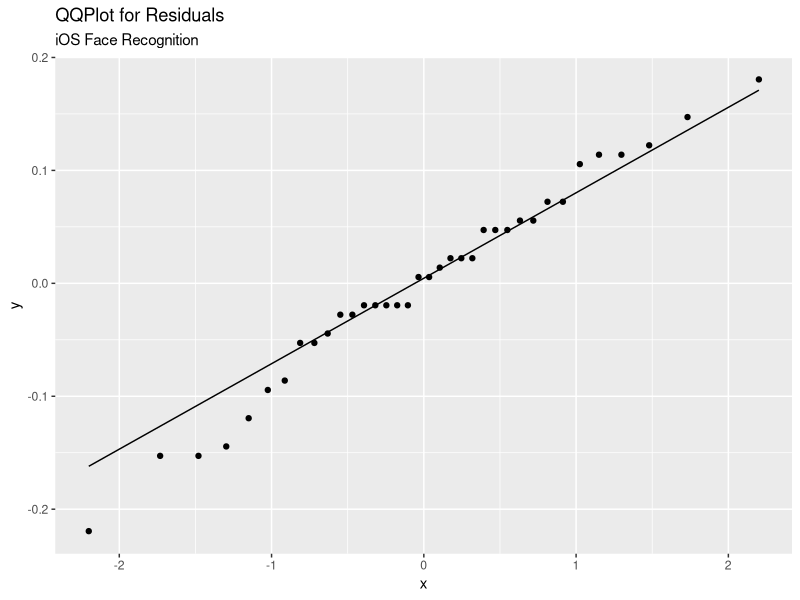
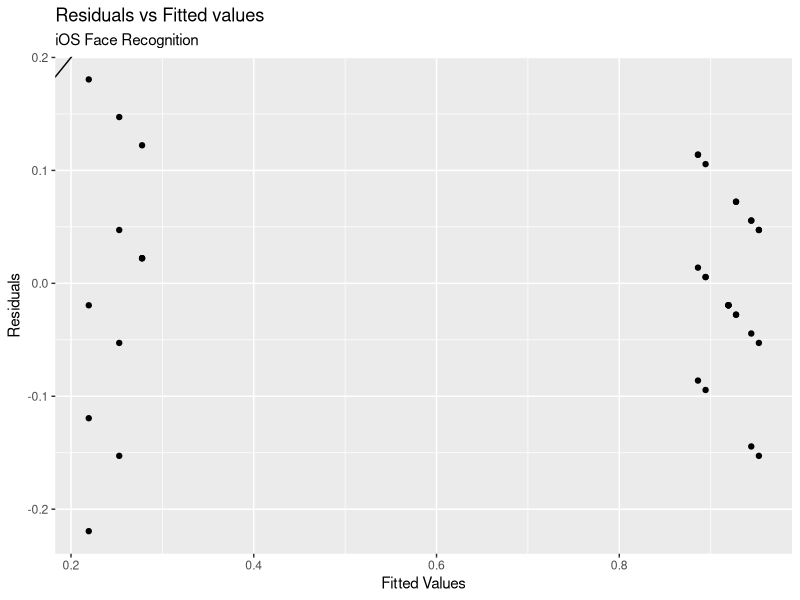
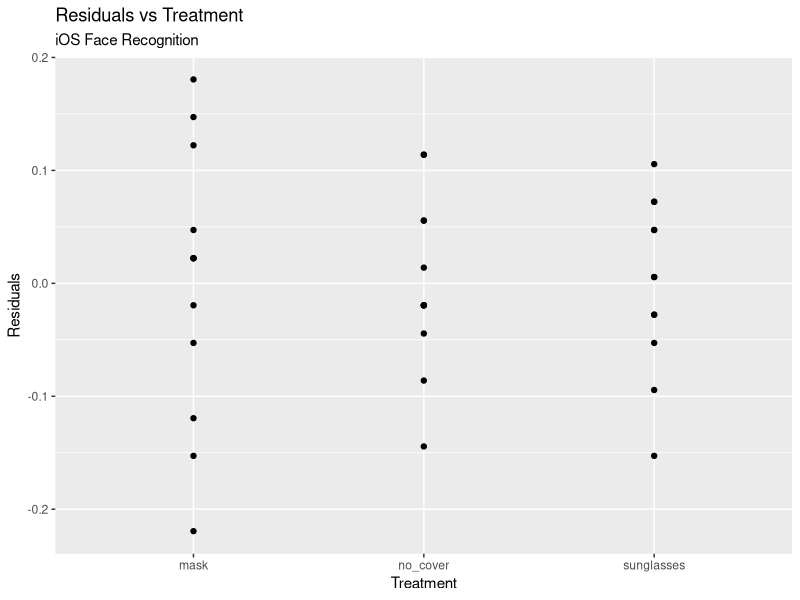
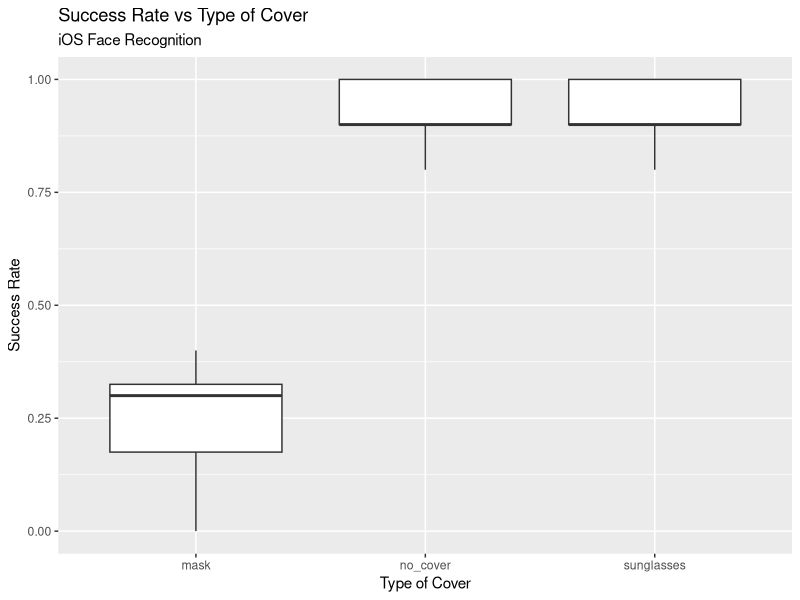
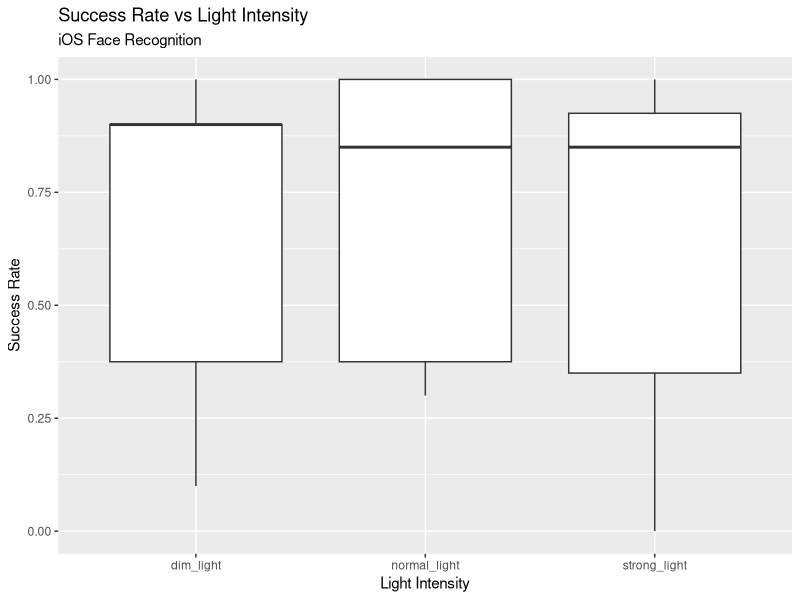

R code for these plots, in order:
#R Project
library(ggplot2)

#Objective: to see if there are any differences in success rate of iOS
#face recognition if a person has a
#a) sunglasses cover
#b) mask cover
#c) no cover

#Blocks
#strong light, normal light, dim light

#RCBD design

sunglasses = c(0.9,0.8,1,1,0.9,0.9,0.8,1,0.9,0.9,1,1)
mask = c(0.4,0.3,0.4,0,0.3,0.1,0.1,0.4,0.3,0.2,0.3,0.2)
no_cover = c(1,1,0.9,0.8,0.9,0.9,1,0.8,0.9,0.9,1,0.9)
blocks = rep(c("strong_light","normal_light","dim_light"),times=12)

y = c(sunglasses,mask,no_cover)
treatment = as.factor(rep(c("sunglasses","mask","no_cover"),each=12))
blocks = as.factor(blocks)

data = data.frame(y,treatment,blocks)
data

g = lm(y~treatment+blocks)
anova(g)

#p-value (treatment) < 2e-16 
#p-value (treatment) < alpha = 0.05, reject the null hypothesis.

#p-value (blocks) = 0.3442
#p-value (blocks) > alpha = 0.05, do not reject the null hypothesis.

#Conclusion
#At the 5% significance level, there is sufficient evidence to conclude that
#there not all treatment means are different, ie. there are differences between
#the success rate of face recognition when a sunglasses cover, mask cover, and
#no cover are used. Also, at the 5% significance level, there is insufficient
#evidence to conclude that there are any block effects.



#Model Checking

#check normality of residuals
ggplot(g, aes(sample=.resid))+
  geom_qq() + geom_qq_line()+
  labs(title="QQPlot for Residuals", subtitle="iOS Face Recognition")

#The residuals are randomly scattered across the normality line - therefore,
#the assumption of normality of the residuals is satisfied.

#check randomness of residuals
ggplot(g, aes(.fitted,.resid)) +
  geom_point() + geom_abline(h=0)+
  labs(title="Residuals vs Fitted values", subtitle="iOS Face Recognition", y="Residuals", x="Fitted Values")

ggplot(g, aes(c(treatment),.resid))+
  geom_point() + geom_abline()+
  labs(title="Residuals vs Treatment", subtitle="iOS Face Recognition", y="Residuals", x="Treatment")

#There are no patterns in the residual plots - all of the
#points appear to be randomly scattered along y=0. Therefore,
#the assumption of randomness of the residuals is satisfied.


#Boxplots
#Create boxplots to give us an idea of the distributions between the
#different covers and between the different light intensities.

#Boxplot1: different covers
ggplot(data,aes(x=treatment,y=y))+
  geom_boxplot()+
  labs(title="Success Rate vs Type of Cover", subtitle="iOS Face Recognition", y="Success Rate", x="Type of Cover")
  
ggplot(data,aes(x=blocks,y=y))+
  geom_boxplot()+
  labs(title="Success Rate vs Light Intensity",subtitle="iOS Face Recognition", y="Success Rate", x="Light Intensity")

#Both our calculation of sample means and our boxplot suggest that the success rate of
#both sunglasses and no_cover is far higher than with mask.
#We are going to confirm this with a formal Tukey multiple comparisons test.



#Multiple Comparisons

#Tukey
z = aov(y~treatment+blocks)
TukeyHSD(z,"treatment")

#At the 5% significance level, there is sufficient evidence to conclude that
#there are differences between mask&sunglasses and no_cover&mask, while there is
#insufficient evidence to conclude that there are any differences between
#no_cover&sunglasses, 
#ie. both sunglasses and no_cover are far away from mask while there are no differences
#between no_cover and sunglasses.


#Conclusion
#At the 5% significance level, there can be assumed no differences between
#the success rate of the iOS face recognition for no_cover and sunglasses while the 
#success rate for mask is different from both no_cover and sunglasses. Furthermore,
#the success rate of the iOS face recognition for both no_cover and sunglasses are
#very high, while the success rate for mask is far lower. 














